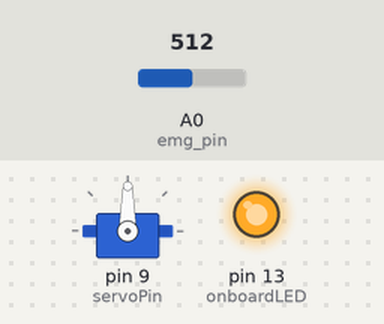
A sketch run on a simulated Arduino Uno, built with avr-gcc and run on an emulated ATmega328P. On the bench: servo, output pins drawn as LEDs (lit = HIGH). The inputs (shaded band) are chosen by the test bench; at power-on: A0 (emg_pin) = 512. Random numbers use the default seed unless the sketch sets one; what the sketch prints to the serial monitor is not drawn.

Above: at 1.2 s.
1.3 s: A0 (emg_pin) set to 407
2.8 s: A0 (emg_pin) set to 382
At 3.7 s:
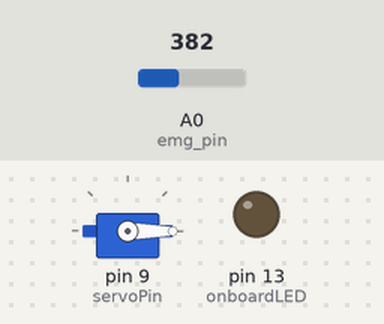
4.3 s: A0 (emg_pin) set to 410
At 5.0 s:
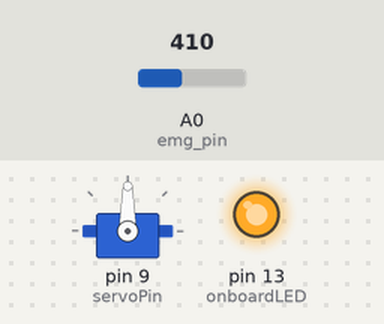
5.8 s: A0 (emg_pin) set to 390
At 6.3 s:
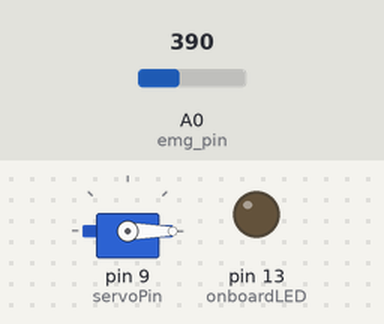
Timing chart, 0 to 8.3 s (numbered marks = the images above; inputs shaded):
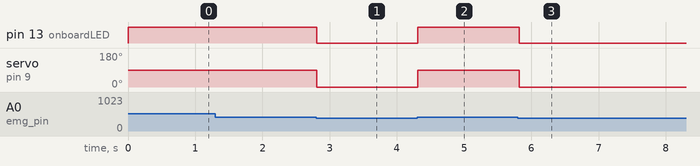

The sketch:

arm_sensor_servo_S.ino
```cpp
#include <Servo.h>

Servo myServo;                  // Create a servo object
int servoPin = 9;               // PWM pin for servo control

int onboardLED = 13;            // Arduino onboard LED (pin 13) you can control
int voltageThreshold = 400;     // approx. 40% of strength (MyoWare outputs from 0-1023)
bool servoActivated = false;    // Track if servo is activated

void setup() {
  Serial.begin(9600);
  pinMode(onboardLED, OUTPUT);
  myServo.attach(servoPin);     // Attach the servo to the specified pin
}

void loop() {
  int currentVoltage = analogRead(A0); // store the incoming voltage
  Serial.print(currentVoltage);       // prints voltage to monitor

  if (currentVoltage > voltageThreshold && !servoActivated) {
    // trigger actions
    Serial.println("CONTRACTION!");  // prints string + new line
    digitalWrite(onboardLED, HIGH);  // this sends 5V, turning on LED
    myServo.write(90);               // Set the servo to a desired position (e.g., 90 degrees)
    servoActivated = true;           // Set the flag to indicate servo activation
  } else if (currentVoltage <= voltageThreshold && servoActivated) {
    Serial.println("");              // adds a new line
    digitalWrite(onboardLED, LOW);
    myServo.write(0);                 // Set the servo to a different position (e.g., 0 degrees)
    servoActivated = false;          // Reset the flag to indicate servo deactivation
  }

  delay(100);  // add a small delay to prevent rapid processing
}
```

servotest1_C.cpp
```cpp
#include <Servo.h>

Servo servo;
int servo_pin = 5;
int led_pin = 11;
int led_value = 0;

void setup() {
  pinMode(servo_pin, INPUT);
  pinMode(led_pin, OUTPUT);
  servo.attach(servo_pin);
  Serial.begin(9600);
}

void loop() {
  digitalWrite(led_pin, random(0,2));
  led_value = digitalRead(led_pin);
  if (led_value == 0) {
    servo.write(180);
  }
  else if (led_value == 1) {
    servo.write(0);
  }
  delay(1000);
}
```

servotest2_C.cpp
```cpp
#include <Servo.h>

Servo servo;
int servo_pin = 10;
int emg_pin = A0;
int emg_val = 0;
int servo_val = 0;

void setup() {
  pinMode(servo_pin, INPUT);
  servo.attach(servo_pin);
  Serial.begin(9600);
}

void loop() {
  emg_val = analogRead(emg_pin);
  servo_val = map(emg_val, 0, 1023, 0, 179);
  servo.write(servo_val);
  delay(1000);
}
```

Measured:
- the behaviour switches between 401 and 400 on A0 (emg_pin) (found by bisection; images 0 and 1)
- after the input at 1.3 s, every drawn part: stays the same
- after the input at 2.8 s, pin 13 (onboardLED): HIGH → LOW at once; servo on pin 9 (servoPin): 90° → 0° at once
- after the input at 4.3 s, pin 13 (onboardLED): LOW → HIGH at once; servo on pin 9 (servoPin): 0° → 90° at once
- after the input at 5.8 s, pin 13 (onboardLED): HIGH → LOW at once; servo on pin 9 (servoPin): 90° → 0° at once
